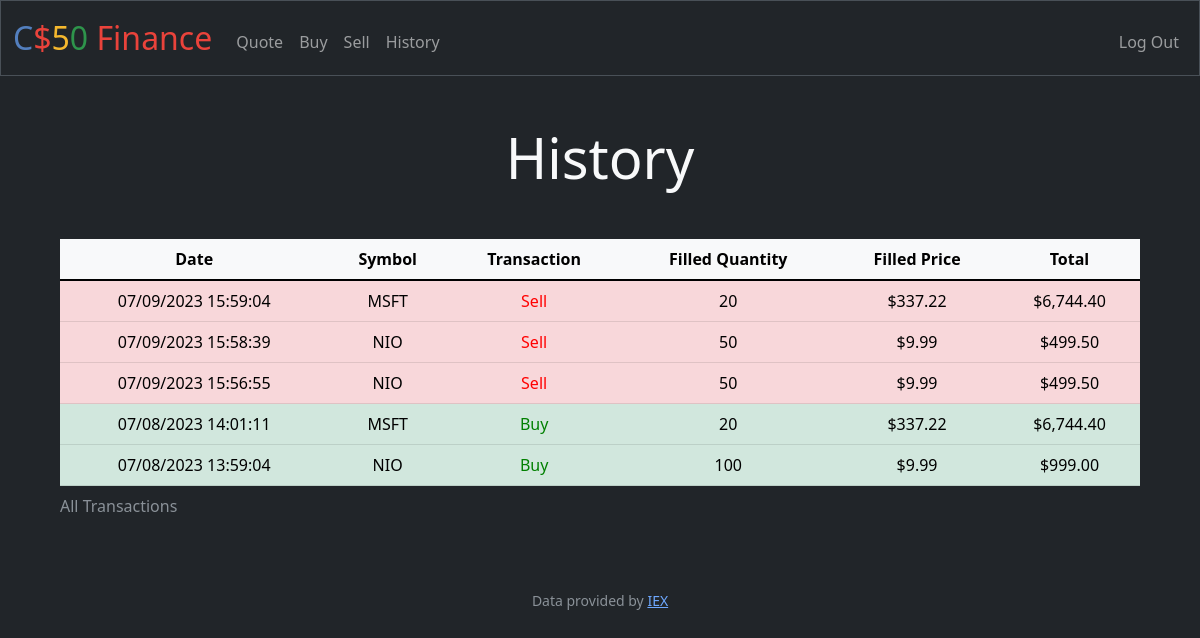
The app's page /history (signed in) with its own data.
### tables this page shows
CREATE TABLE history (id INTEGER PRIMARY KEY AUTOINCREMENT NOT NULL, symbol TEXT NOT NULL, quantity INTEGER NOT NULL, price REAL NOT NULL, date TEXT NOT NULL, user_id INTEGER NOT NULL);

### app.py (the view)
@app.route("/history")
@login_required
def history():
    history = db.execute("SELECT * FROM history WHERE user_id = ?", session["user_id"])
    history.reverse()
    return render_template("history.html", history=history, abs=abs)

### app.py (called while the page is built)
@app.after_request
def after_request(response):
    response.headers["Cache-Control"] = "no-cache, no-store, must-revalidate"
    response.headers["Expires"] = 0
    response.headers["Pragma"] = "no-cache"
    return response

### helpers.py (called while the page is built)
def login_required(f):
    @wraps(f)
    def decorated_function(*args, **kwargs):
        if session.get("user_id") is None:
            return redirect("/login")
        return f(*args, **kwargs)
    return decorated_function

### templates/history.html (shortened to what this page needs)
{% extends "layout.html" %}
{% block main %}
<h2 class="display-4 text-light mb-5">History</h2>
<div class="table-responsive ms-5 me-5">
  <table class="table table-light">
    <caption>All Transactions</caption>
    <thead>
      <tr>
        <th scope="col">Date</th>
        <th scope="col">Symbol</th>
        <th scope="col">Transaction</th>
        <th scope="col">Filled Quantity</th>
        <th scope="col">Filled Price</th>
        <th scope="col">Total</th>
      </tr>
    </thead>
    <tbody class="table-group-divider">
      {% for trx in history %}
      {% if trx["quantity"] > 0 %}
      <tr class="table-success">
      {% else %}
      <tr class="table-danger" >
      {% endif %}
        <td>{{ trx["date"] }}</td>
        <td>{{ trx["symbol"] }}</td>
        {% if trx["quantity"] > 0 %}
        <td style="color: green">Buy</td>
        {% else %}
        <td style="color: red;">Sell</td>
        {% endif %}
        <td>{{ abs(trx["quantity"]) }}</td>
        <td>{{ "${:,.2f}".format(trx["price"]) }}</td>
        <td>{{ "${:,.2f}".format(abs(trx["quantity"]) * trx["price"]) }}</td>
      </tr>
      {% endfor %}
    </tbody>
  </table>
</div>
{% endblock %}

### records on screen
history: date "07/09/2023 15:59:04", symbol "MSFT", shows "Sell", quantity "20", price "$337.22", abs(trx['quantity'])*trx['price'] "$6,744.40"
history: date "07/09/2023 15:58:39", symbol "NIO", shows "Sell", quantity "50", price "$9.99", abs(trx['quantity'])*trx['price'] "$499.50"
history: date "07/09/2023 15:56:55", symbol "NIO", shows "Sell", quantity "50", price "$9.99", abs(trx['quantity'])*trx['price'] "$499.50"
history: date "07/08/2023 14:01:11", symbol "MSFT", shows "Buy", quantity "20", price "$337.22", abs(trx['quantity'])*trx['price'] "$6,744.40"
history: date "07/08/2023 13:59:04", symbol "NIO", shows "Buy", quantity "100", price "$9.99", abs(trx['quantity'])*trx['price'] "$999.00"
